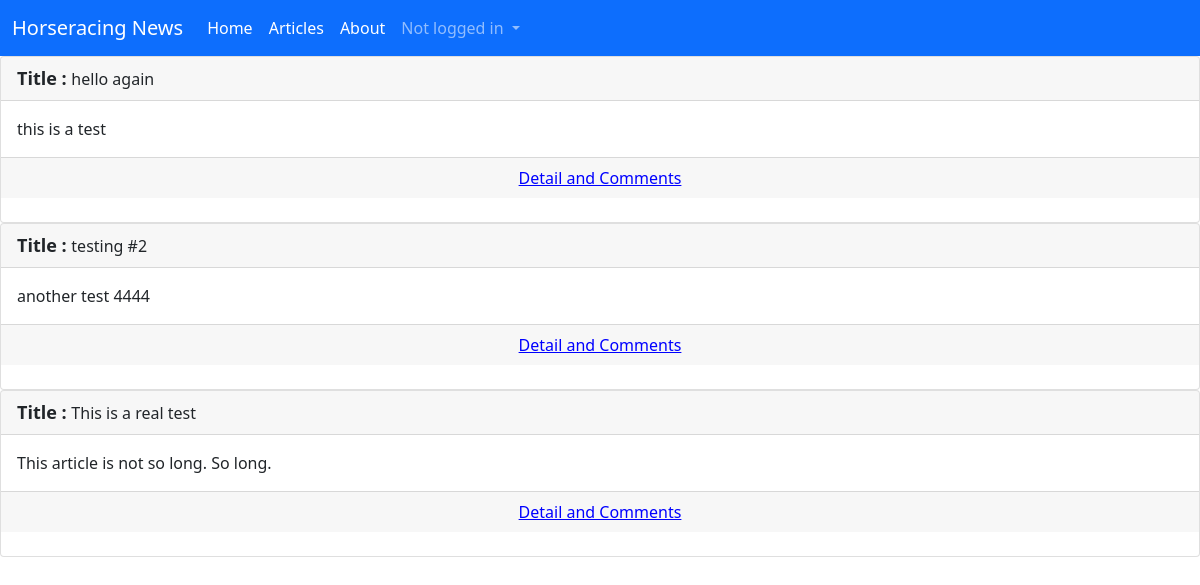
The page /articles/ on the database as committed earlier.
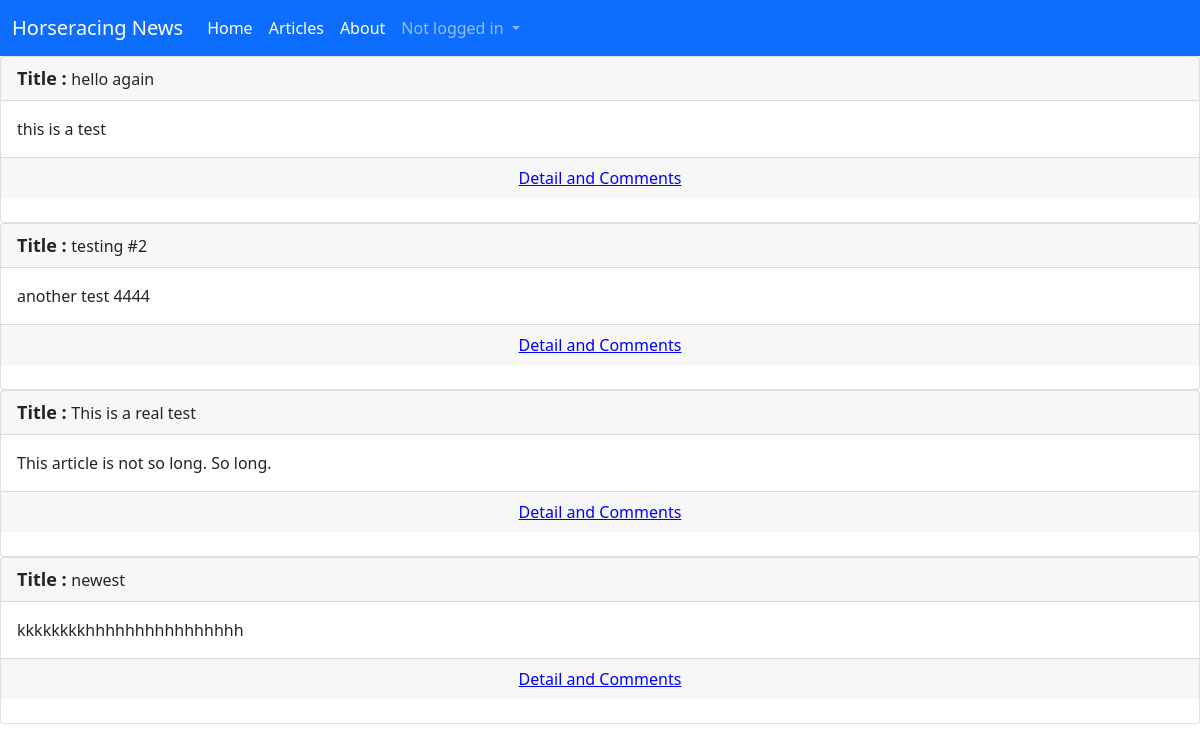
The same page on the database as committed later.
### articles/models.py (models this page shows, shortened)
class Article(models.Model):
    title = models.CharField(max_length=255)
    body = models.TextField()
    date = models.DateTimeField(auto_now_add=True)
    author = models.ForeignKey(
       get_user_model(),
       on_delete=models.CASCADE,
        )

### articles/views.py (the view)
# urls.py: path('', ArticleListView.as_view(), name='article_list'),
class ArticleListView(ListView):
    model = Article
    template_name = 'article_list.html'

### templates/article_list.html (shortened to what this page needs)
{% extends 'base.html' %}
{% block content %}
    {% for article in object_list %}
    <div class="card">
        <div class=card-header>
            <span class="font-weight-bold">
                Title :
            </span>
            {{ article.title }}
        </div>
        <div class ="card-body">
             {{ article.body }}
        </div>
        <div class="card-footer text-center text-muted">
            <a class="blue" href="{% url 'article_detail' article.pk %}">Detail and Comments</a>
        </div>
        <br>
    </div>
    {% endfor %}
{% endblock content %}

Rows that differ between the two databases and show on the page:
added Article: title "newest", body "kkkkkkkkhhhhhhhhhhhhhhhh"
